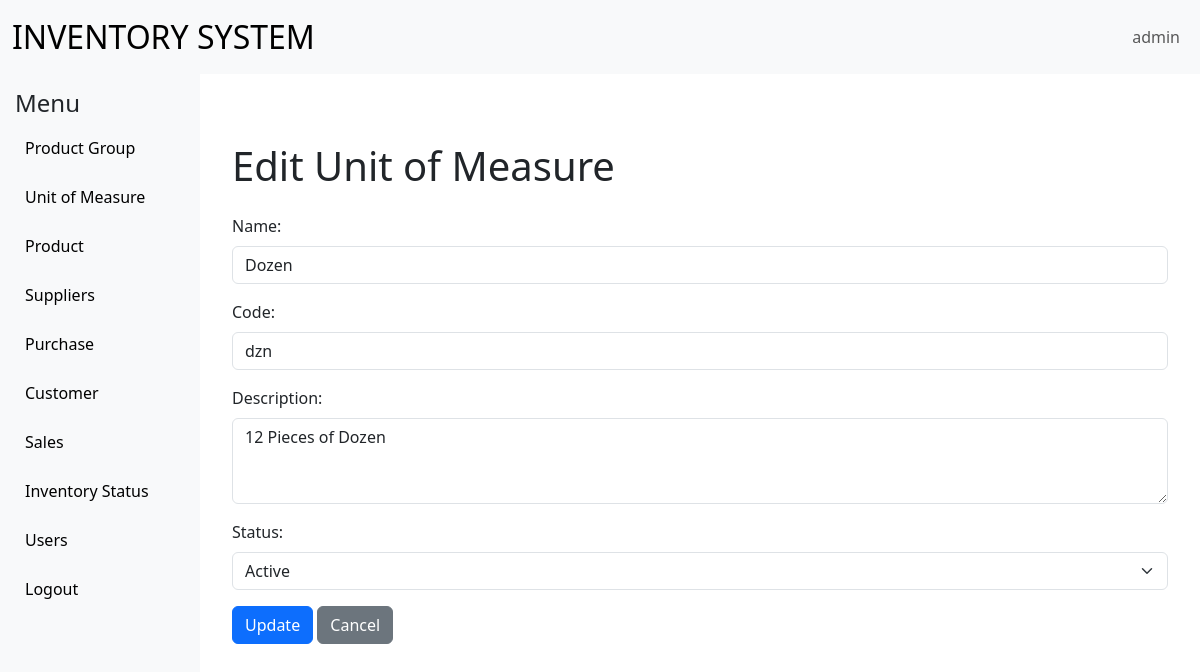
/productsystem/UnitOfMeasureEdit.php?id=1 (signed in), run on the app's committed database.
### tables this page shows
CREATE TABLE `UnitOfMeasure` (
  `id` int(11) NOT NULL,
  `name` varchar(255) NOT NULL,
  `code` varchar(50) NOT NULL,
  `description` text DEFAULT NULL,
  `status` enum('active','inactive') DEFAULT 'active'
);

### productsystem/UnitOfMeasureEdit.php (the view, shortened to what this page needs)
<?php
include('../common/base.php');
$id = $con->real_escape_string($_GET['id']);
$query = "SELECT * FROM UnitOfMeasure WHERE id = ?";
$stmt = $con->prepare($query);
$stmt->bind_param("s", $id);
$stmt->execute();
$result = $stmt->get_result();
$unit_of_measure = $result->fetch_assoc();
?>
    <div class="container mt-5">
        <h1 class="mb-4">Edit Unit of Measure</h1>
        <form method="post" action="">
            <div class="mb-3">
                <label for="name" class="form-label">Name:</label>
                <input type="text" class="form-control" id="name" name="name" value="<?php echo htmlspecialchars($unit_of_measure['name']); ?>" required>
            </div>
            <div class="mb-3">
                <label for="code" class="form-label">Code:</label>
                <input type="text" class="form-control" id="code" name="code" value="<?php echo htmlspecialchars($unit_of_measure['code']); ?>" required>
            </div>
            <div class="mb-3">
                <label for="description" class="form-label">Description:</label>
                <textarea class="form-control" id="description" name="description" rows="3"><?php echo htmlspecialchars($unit_of_measure['description']); ?></textarea>
            </div>
            <div class="mb-3">
                <label for="status" class="form-label">Status:</label>
                <select class="form-select" id="status" name="status">
                    <option value="active" <?php if ($unit_of_measure['status'] === 'active') echo 'selected'; ?>>Active</option>
                </select>
            </div>
            <button type="submit" class="btn btn-primary">Update</button>
            <a href="UnitOfMeasureList.php" class="btn btn-secondary">Cancel</a>
        </form>
    </div>
<?php include('../common/footer.php'); ?>

### common/base.php (style rules this page uses)
body { overflow-x: hidden; }

### data on the page
unitofmeasure: name "Dozen", code "dzn", description "12 Pieces of Dozen", status "Active"

### other printed values
$_SESSION['username'] "admin"
